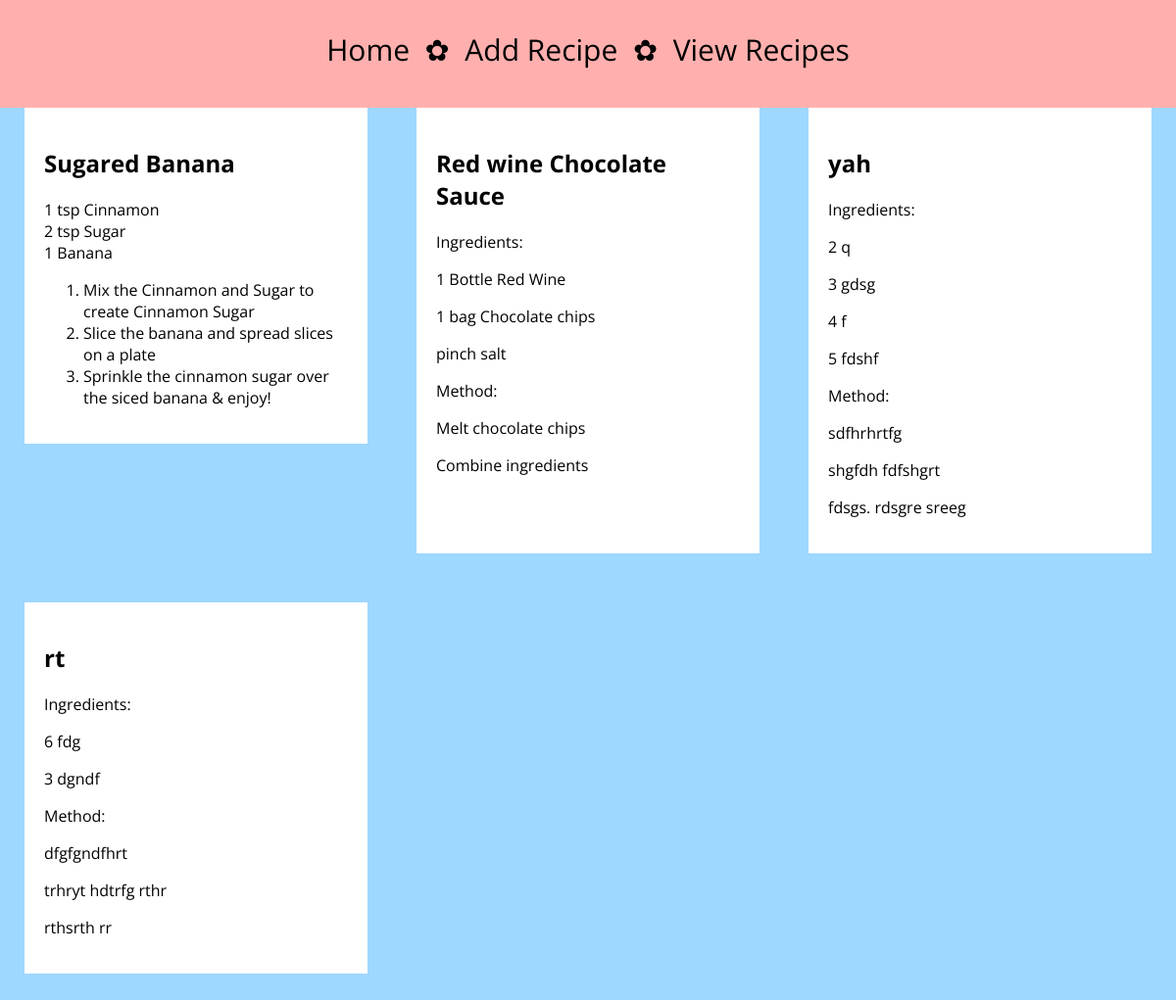
/view, run on the app's committed database.
### tables this page shows
CREATE TABLE Red_wine_Chocolate_Sauce( id INTEGER PRIMARY KEY, ingredients TEXT, steps TEXT);

CREATE TABLE "Recipes" (
	"id"	INTEGER,
	"name"	TEXT,
	PRIMARY KEY("id")
);

CREATE TABLE yah( id INTEGER PRIMARY KEY, ingredients TEXT, steps TEXT);

CREATE TABLE rt( id INTEGER PRIMARY KEY, ingredients TEXT, steps TEXT);

### run.py (the view)
@app.route('/view')
def view():
    db = sqlite3.connect(RECIPEDB)
    recipes = fetchrecipes(db)
    db.close()
    name=recipes[0]
    cleanname = []
    ingredients = []
    methods = []
    for i in recipes[1]:
        i.insert(0, 'Ingredients: ')
        ingredients.append(i)
    for m in recipes[2]:
        m.insert(0, 'Method: ')
        methods.append(m)
    for n in name:
        cleanname.append(n.replace("_", " "))
    ingred_method = []
    for i, m in zip(ingredients, methods):
        im = []
        im.append(i)
        im.append(m)
        ingred_method.append(im)
    allrecipes = dict(zip(cleanname, ingred_method))
    return render_template('view.html', allrecipes=allrecipes)

### run.py (called while the page is built)
def fetchrecipes(db):
    name = []
    ingredients = []
    method = []
    cur = db.execute('SELECT name FROM Recipes')
    for row in cur:
        nrow = row[0]
        name.append(nrow)
    for n in name:
        oneingred = []
        onemethod = []
        cur = db.execute('SELECT ingredients FROM ' + n)
        for row in cur:
            if row[0] is not None:
                oneingred.append(row[0])
        ingredients.append(oneingred)
        cur = db.execute('SELECT steps FROM ' + n)
        for row in cur:
            if row[0] is not None:
                onemethod.append(row[0])
        method.append(onemethod)
    return [name, ingredients, method]

### templates/view.html (shortened to what this page needs)
<!DOCTYPE html>
  <html>
    <head>
      <link rel="stylesheet" href="static/screen.css" />
    </head>
    <body>
      <div id='nav'>
        <a href="{{ url_for('index') }}">Home</a>
        &nbsp;&#10047;&nbsp;
        <a href="{{ url_for('numbers') }}">Add Recipe</a>
        &nbsp;&#10047;&nbsp;
        <a href="{{ url_for('view') }}">View Recipes</a>
      </div>
      <div id='recipes'>
        <a href="{{ url_for('index') }}">
          <div class='onerecipe'>
            <h2>Sugared Banana</h2>
            <p>1 tsp Cinnamon <br> 2 tsp Sugar <br> 1 Banana</p>
            <ol>
              <li>Mix the Cinnamon and Sugar to create Cinnamon Sugar</li>
              <li>Slice the banana and spread slices on a plate</li>
              <li>Sprinkle the cinnamon sugar over the siced banana & enjoy!</li>
            </ol>
          </div>
        </a>
          {% for n, info in allrecipes.items() %}
          <div class="onerecipe">
            <h2>{{n}}</h2>
            {% for i in info %}
              {% for help in i %}
                <p>{{help}}</p>
              {% endfor %}
            {% endfor %}
          </div>
          {% endfor %}
      </div>
    </body>
  </html>

### Static/screen.css (style rules this page uses)
body { font-family: 'Open Sans', sans-serif; background-color: #9ED7FF; margin: 0; }
a { text-decoration: none; color: black; }
#nav { text-align: center; background-color: #FFB0AE; height: 80px; padding-top: 30px; font-size: 30px; }
#recipes { max-width: 1200px; display: grid; grid-template-columns: 1fr 1fr 1fr; margin: auto; }
.onerecipe { min-height: 200px; margin-left: 25px; margin-right: 25px; margin-bottom: 50px; background-color: white; padding: 20px; }

### data on the page
Red_wine_Chocolate_Sauce: ingredients "1 Bottle Red Wine"
Red_wine_Chocolate_Sauce: ingredients "1 bag Chocolate chips"
Red_wine_Chocolate_Sauce: ingredients "pinch salt"
Red_wine_Chocolate_Sauce: steps "Melt chocolate chips"
Red_wine_Chocolate_Sauce: steps "Combine ingredients"
Recipes: name "yah", i "Ingredients:" "Method:"
yah: ingredients "2 q"
yah: ingredients "3 gdsg"
yah: ingredients "4 f"
yah: ingredients "5 fdshf"
yah: steps "sdfhrhrtfg"
yah: steps "shgfdh fdfshgrt"
yah: steps "fdsgs. rdsgre sreeg"
Recipes: name "rt", i "Ingredients:" "Method:"
rt: ingredients "6 fdg"
rt: ingredients "3 dgndf"
rt: steps "dfgfgndfhrt"
rt: steps "trhryt hdtrfg rthr"
rt: steps "rthsrth rr"

### other printed values
{{ n }} "Red wine Chocolate Sauce"
{{ help }} "Ingredients:" "Method:"
